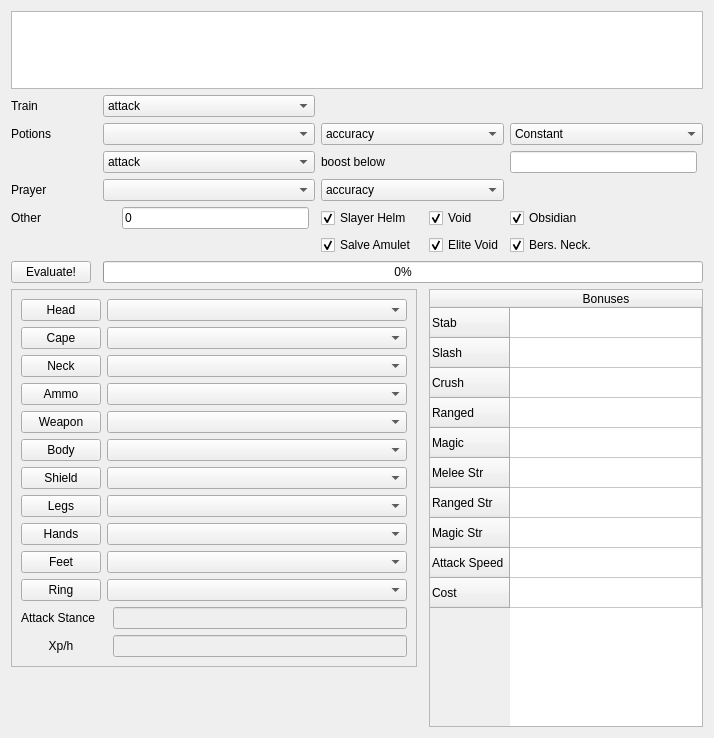
<?xml version="1.0" encoding="UTF-8"?>
<ui version="4.0">
 <class>Form</class>
 <widget class="QWidget" name="Form">
  <property name="geometry">
   <rect>
    <x>0</x>
    <y>0</y>
    <width>714</width>
    <height>738</height>
   </rect>
  </property>
  <property name="windowTitle">
   <string>Form</string>
  </property>
  <layout class="QGridLayout" name="gridLayout">
   <item row="7" column="2" colspan="4">
    <widget class="QComboBox" name="below_skill">
     <item>
      <property name="text">
       <string>attack</string>
      </property>
     </item>
     <item>
      <property name="text">
       <string>strength</string>
      </property>
     </item>
     <item>
      <property name="text">
       <string>defence</string>
      </property>
     </item>
    </widget>
   </item>
   <item row="4" column="0">
    <widget class="QLabel" name="label_6">
     <property name="text">
      <string>Train</string>
     </property>
    </widget>
   </item>
   <item row="5" column="6" colspan="3">
    <widget class="QComboBox" name="potion_attributes">
     <item>
      <property name="text">
       <string>accuracy</string>
      </property>
     </item>
     <item>
      <property name="text">
       <string>damage</string>
      </property>
     </item>
     <item>
      <property name="text">
       <string>accuracy and damage</string>
      </property>
     </item>
    </widget>
   </item>
   <item row="7" column="9">
    <widget class="QLineEdit" name="redose_level">
     <property name="maxLength">
      <number>2</number>
     </property>
    </widget>
   </item>
   <item row="12" column="4">
    <widget class="QLineEdit" name="dharok">
     <property name="text">
      <string>0</string>
     </property>
     <property name="maxLength">
      <number>2</number>
     </property>
    </widget>
   </item>
   <item row="14" column="0">
    <widget class="QPushButton" name="evaluate">
     <property name="text">
      <string>Evaluate!</string>
     </property>
    </widget>
   </item>
   <item row="10" column="2" colspan="4">
    <widget class="QComboBox" name="prayers"/>
   </item>
   <item row="5" column="0">
    <widget class="QLabel" name="label_3">
     <property name="text">
      <string>Potions</string>
     </property>
    </widget>
   </item>
   <item row="12" column="0">
    <widget class="QLabel" name="label_8">
     <property name="text">
      <string>Other</string>
     </property>
    </widget>
   </item>
   <item row="7" column="6" colspan="3">
    <widget class="QLabel" name="label_5">
     <property name="enabled">
      <bool>true</bool>
     </property>
     <property name="text">
      <string>boost below</string>
     </property>
    </widget>
   </item>
   <item row="12" column="3">
    <widget class="QLabel" name="label_7">
     <property name="text">
      <string>&lt;Dharok HP&gt;</string>
     </property>
    </widget>
   </item>
   <item row="14" column="2" colspan="9">
    <widget class="QProgressBar" name="progressBar">
     <property name="value">
      <number>0</number>
     </property>
    </widget>
   </item>
   <item row="10" column="6" colspan="3">
    <widget class="QComboBox" name="prayer_attributes">
     <item>
      <property name="text">
       <string>accuracy</string>
      </property>
     </item>
     <item>
      <property name="text">
       <string>damage</string>
      </property>
     </item>
     <item>
      <property name="text">
       <string>accuracy and damage</string>
      </property>
     </item>
    </widget>
   </item>
   <item row="4" column="2" colspan="4">
    <widget class="QComboBox" name="training_skill">
     <item>
      <property name="text">
       <string>attack</string>
      </property>
     </item>
     <item>
      <property name="text">
       <string>strength</string>
      </property>
     </item>
     <item>
      <property name="text">
       <string>defence</string>
      </property>
     </item>
     <item>
      <property name="text">
       <string>ranged</string>
      </property>
     </item>
     <item>
      <property name="text">
       <string>magic</string>
      </property>
     </item>
    </widget>
   </item>
   <item row="12" column="8">
    <widget class="QCheckBox" name="void_knight">
     <property name="text">
      <string>Void</string>
     </property>
     <property name="checked">
      <bool>true</bool>
     </property>
    </widget>
   </item>
   <item row="13" column="8">
    <widget class="QCheckBox" name="elite_void">
     <property name="text">
      <string>Elite Void</string>
     </property>
     <property name="checked">
      <bool>true</bool>
     </property>
    </widget>
   </item>
   <item row="12" column="6">
    <widget class="QCheckBox" name="slayer_helm">
     <property name="text">
      <string>Slayer Helm</string>
     </property>
     <property name="checked">
      <bool>true</bool>
     </property>
    </widget>
   </item>
   <item row="16" column="8" rowspan="11" colspan="3">
    <widget class="QTableWidget" name="best_in_slot_bonuses">
     <property name="showGrid">
      <bool>true</bool>
     </property>
     <attribute name="horizontalHeaderStretchLastSection">
      <bool>true</bool>
     </attribute>
     <attribute name="verticalHeaderStretchLastSection">
      <bool>false</bool>
     </attribute>
     <row>
      <property name="text">
       <string>Stab</string>
      </property>
     </row>
     <row>
      <property name="text">
       <string>Slash</string>
      </property>
     </row>
     <row>
      <property name="text">
       <string>Crush</string>
      </property>
     </row>
     <row>
      <property name="text">
       <string>Ranged</string>
      </property>
     </row>
     <row>
      <property name="text">
       <string>Magic</string>
      </property>
     </row>
     <row>
      <property name="text">
       <string>Melee Str</string>
      </property>
     </row>
     <row>
      <property name="text">
       <string>Ranged Str</string>
      </property>
     </row>
     <row>
      <property name="text">
       <string>Magic Str</string>
      </property>
     </row>
     <row>
      <property name="text">
       <string>Attack Speed</string>
      </property>
     </row>
     <row>
      <property name="text">
       <string>Cost</string>
      </property>
     </row>
     <column>
      <property name="text">
       <string>Bonuses</string>
      </property>
      <property name="textAlignment">
       <set>AlignCenter</set>
      </property>
     </column>
     <item row="0" column="0">
      <property name="text">
       <string/>
      </property>
      <property name="flags">
       <set>ItemIsSelectable|ItemIsDragEnabled|ItemIsDropEnabled|ItemIsUserCheckable|ItemIsEnabled</set>
      </property>
     </item>
     <item row="1" column="0">
      <property name="text">
       <string/>
      </property>
      <property name="flags">
       <set>ItemIsSelectable|ItemIsDragEnabled|ItemIsDropEnabled|ItemIsUserCheckable|ItemIsEnabled</set>
      </property>
     </item>
     <item row="2" column="0">
      <property name="text">
       <string/>
      </property>
      <property name="flags">
       <set>ItemIsSelectable|ItemIsDragEnabled|ItemIsDropEnabled|ItemIsUserCheckable|ItemIsEnabled</set>
      </property>
     </item>
     <item row="3" column="0">
      <property name="text">
       <string/>
      </property>
      <property name="flags">
       <set>ItemIsSelectable|ItemIsDragEnabled|ItemIsDropEnabled|ItemIsUserCheckable|ItemIsEnabled</set>
      </property>
     </item>
     <item row="4" column="0">
      <property name="text">
       <string/>
      </property>
      <property name="flags">
       <set>ItemIsSelectable|ItemIsDragEnabled|ItemIsDropEnabled|ItemIsUserCheckable|ItemIsEnabled</set>
      </property>
     </item>
     <item row="5" column="0">
      <property name="text">
       <string/>
      </property>
      <property name="flags">
       <set>ItemIsSelectable|ItemIsDragEnabled|ItemIsDropEnabled|ItemIsUserCheckable|ItemIsEnabled</set>
      </property>
     </item>
     <item row="6" column="0">
      <property name="text">
       <string/>
      </property>
      <property name="flags">
       <set>ItemIsSelectable|ItemIsDragEnabled|ItemIsDropEnabled|ItemIsUserCheckable|ItemIsEnabled</set>
      </property>
     </item>
     <item row="7" column="0">
      <property name="text">
       <string/>
      </property>
      <property name="flags">
       <set>ItemIsSelectable|ItemIsDragEnabled|ItemIsDropEnabled|ItemIsUserCheckable|ItemIsEnabled</set>
      </property>
     </item>
     <item row="8" column="0">
      <property name="text">
       <string/>
      </property>
      <property name="flags">
       <set>ItemIsSelectable|ItemIsDragEnabled|ItemIsDropEnabled|ItemIsUserCheckable|ItemIsEnabled</set>
      </property>
     </item>
     <item row="9" column="0">
      <property name="text">
       <string/>
      </property>
      <property name="flags">
       <set>ItemIsSelectable|ItemIsDragEnabled|ItemIsDropEnabled|ItemIsUserCheckable|ItemIsEnabled</set>
      </property>
     </item>
    </widget>
   </item>
   <item row="5" column="9" colspan="2">
    <widget class="QComboBox" name="boosting_scheme">
     <item>
      <property name="text">
       <string>Constant</string>
      </property>
     </item>
     <item>
      <property name="text">
       <string>Dose After</string>
      </property>
     </item>
    </widget>
   </item>
   <item row="5" column="2" colspan="4">
    <widget class="QComboBox" name="potions"/>
   </item>
   <item row="13" column="6">
    <widget class="QCheckBox" name="salve_amulet">
     <property name="text">
      <string>Salve Amulet</string>
     </property>
     <property name="checked">
      <bool>true</bool>
     </property>
    </widget>
   </item>
   <item row="13" column="9">
    <widget class="QCheckBox" name="berserker_necklace">
     <property name="text">
      <string>Bers. Neck.</string>
     </property>
     <property name="checked">
      <bool>true</bool>
     </property>
    </widget>
   </item>
   <item row="10" column="0">
    <widget class="QLabel" name="label_4">
     <property name="text">
      <string>Prayer</string>
     </property>
    </widget>
   </item>
   <item row="12" column="9">
    <widget class="QCheckBox" name="obsidian">
     <property name="text">
      <string>Obsidian</string>
     </property>
     <property name="checked">
      <bool>true</bool>
     </property>
    </widget>
   </item>
   <item row="2" column="0" colspan="11">
    <widget class="QListWidget" name="opponents">
     <property name="horizontalScrollMode">
      <enum>QAbstractItemView::ScrollPerItem</enum>
     </property>
    </widget>
   </item>
   <item row="16" column="0" colspan="7">
    <widget class="QFrame" name="frame">
     <property name="frameShape">
      <enum>QFrame::StyledPanel</enum>
     </property>
     <property name="frameShadow">
      <enum>QFrame::Raised</enum>
     </property>
     <layout class="QGridLayout" name="gridLayout_2">
      <item row="12" column="1">
       <widget class="QPushButton" name="hands_link">
        <property name="text">
         <string>Hands</string>
        </property>
       </widget>
      </item>
      <item row="4" column="2" colspan="2">
       <widget class="QComboBox" name="neck"/>
      </item>
      <item row="14" column="2" colspan="2">
       <widget class="QComboBox" name="ring"/>
      </item>
      <item row="6" column="2" colspan="2">
       <widget class="QComboBox" name="weapon"/>
      </item>
      <item row="5" column="1">
       <widget class="QPushButton" name="ammo_link">
        <property name="text">
         <string>Ammo</string>
        </property>
       </widget>
      </item>
      <item row="10" column="2" colspan="2">
       <widget class="QComboBox" name="shield"/>
      </item>
      <item row="5" column="2" colspan="2">
       <widget class="QComboBox" name="ammo"/>
      </item>
      <item row="12" column="2" colspan="2">
       <widget class="QComboBox" name="hands"/>
      </item>
      <item row="3" column="2" colspan="2">
       <widget class="QComboBox" name="cape"/>
      </item>
      <item row="1" column="2" colspan="2">
       <widget class="QComboBox" name="head"/>
      </item>
      <item row="11" column="2" colspan="2">
       <widget class="QComboBox" name="legs"/>
      </item>
      <item row="3" column="1">
       <widget class="QPushButton" name="cape_link">
        <property name="text">
         <string>Cape</string>
        </property>
       </widget>
      </item>
      <item row="13" column="1">
       <widget class="QPushButton" name="feet_link">
        <property name="text">
         <string>Feet</string>
        </property>
       </widget>
      </item>
      <item row="8" column="1">
       <widget class="QPushButton" name="body_link">
        <property name="text">
         <string>Body</string>
        </property>
       </widget>
      </item>
      <item row="14" column="1">
       <widget class="QPushButton" name="ring_link">
        <property name="text">
         <string>Ring</string>
        </property>
       </widget>
      </item>
      <item row="11" column="1">
       <widget class="QPushButton" name="legs_link">
        <property name="text">
         <string>Legs</string>
        </property>
       </widget>
      </item>
      <item row="4" column="1">
       <widget class="QPushButton" name="neck_link">
        <property name="text">
         <string>Neck</string>
        </property>
       </widget>
      </item>
      <item row="8" column="2" colspan="2">
       <widget class="QComboBox" name="body"/>
      </item>
      <item row="13" column="2" colspan="2">
       <widget class="QComboBox" name="feet"/>
      </item>
      <item row="10" column="1">
       <widget class="QPushButton" name="shield_link">
        <property name="text">
         <string>Shield</string>
        </property>
       </widget>
      </item>
      <item row="16" column="1">
       <widget class="QLabel" name="label">
        <property name="text">
         <string>Xp/h</string>
        </property>
        <property name="alignment">
         <set>Qt::AlignCenter</set>
        </property>
       </widget>
      </item>
      <item row="1" column="1">
       <widget class="QPushButton" name="head_link">
        <property name="text">
         <string>Head</string>
        </property>
       </widget>
      </item>
      <item row="6" column="1">
       <widget class="QPushButton" name="weapon_link">
        <property name="text">
         <string>Weapon</string>
        </property>
       </widget>
      </item>
      <item row="15" column="1">
       <widget class="QLabel" name="label_2">
        <property name="text">
         <string>Attack Stance</string>
        </property>
       </widget>
      </item>
      <item row="16" column="3">
       <widget class="QLineEdit" name="xp_rate">
        <property name="enabled">
         <bool>false</bool>
        </property>
        <property name="readOnly">
         <bool>true</bool>
        </property>
       </widget>
      </item>
      <item row="15" column="3">
       <widget class="QLineEdit" name="attack_stance">
        <property name="enabled">
         <bool>false</bool>
        </property>
       </widget>
      </item>
     </layout>
    </widget>
   </item>
  </layout>
 </widget>
 <tabstops>
  <tabstop>opponents</tabstop>
  <tabstop>head_link</tabstop>
  <tabstop>head</tabstop>
  <tabstop>cape_link</tabstop>
  <tabstop>cape</tabstop>
  <tabstop>neck_link</tabstop>
  <tabstop>neck</tabstop>
  <tabstop>ammo_link</tabstop>
  <tabstop>ammo</tabstop>
  <tabstop>weapon_link</tabstop>
  <tabstop>weapon</tabstop>
  <tabstop>body_link</tabstop>
  <tabstop>body</tabstop>
  <tabstop>shield_link</tabstop>
  <tabstop>shield</tabstop>
  <tabstop>hands_link</tabstop>
  <tabstop>hands</tabstop>
  <tabstop>feet_link</tabstop>
  <tabstop>feet</tabstop>
  <tabstop>ring_link</tabstop>
  <tabstop>ring</tabstop>
  <tabstop>xp_rate</tabstop>
  <tabstop>best_in_slot_bonuses</tabstop>
 </tabstops>
 <resources/>
 <connections/>
</ui>
